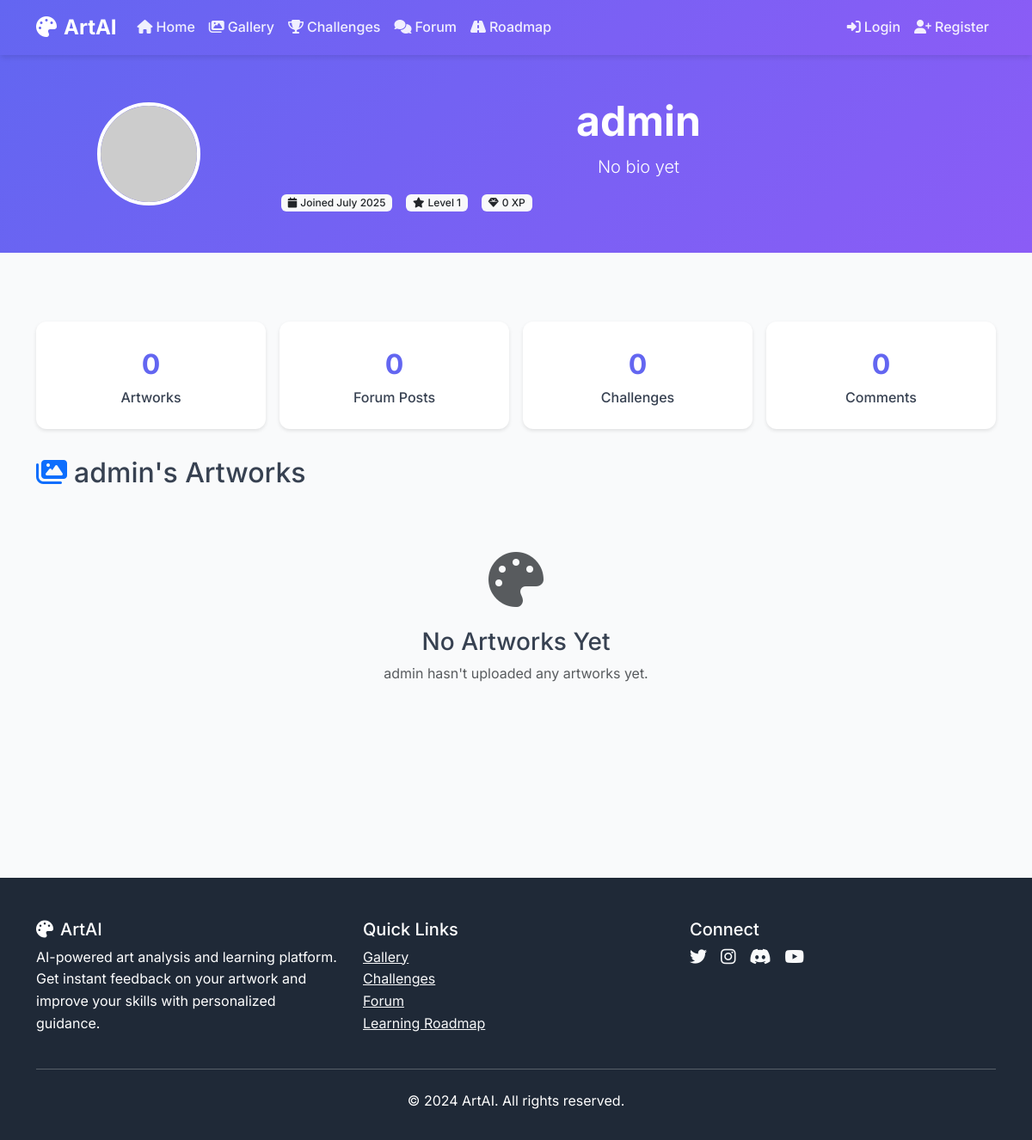
/profile/admin, run on the app's committed database.
### app.py (models this page shows)
class User(UserMixin, db.Model):
    id = db.Column(db.Integer, primary_key=True)
    username = db.Column(db.String(80), unique=True, nullable=False)
    email = db.Column(db.String(120), unique=True, nullable=False)
    password_hash = db.Column(db.String(120), nullable=False)
    profile_picture = db.Column(db.String(200), default='default.jpg')
    bio = db.Column(db.Text, default='')
    join_date = db.Column(db.DateTime, default=datetime.utcnow)
    is_admin = db.Column(db.Boolean, default=False)
    level = db.Column(db.Integer, default=1)
    experience = db.Column(db.Integer, default=0)
    artworks = db.relationship('Artwork', backref='artist', lazy=True)
    forum_posts = db.relationship('ForumPost', backref='author', lazy=True)
    comments = db.relationship('Comment', backref='author', lazy=True)
    challenge_submissions = db.relationship('ChallengeSubmission', backref='user', lazy=True)

### app.py (the view)
@app.route('/profile/<username>')
def profile(username):
    user = User.query.filter_by(username=username).first_or_404()
    artworks = Artwork.query.filter_by(user_id=user.id).order_by(Artwork.upload_date.desc()).all()
    return render_template('profile.html', user=user, artworks=artworks)

### templates/profile.html (shortened to what this page needs)
{% extends "base.html" %}
{% block content %}
<div class="profile-header">
    <div class="container">
        <div class="row align-items-center">
            <div class="col-md-3 text-center">
                <img src="{{ url_for('static', filename='uploads/' + user.profile_picture) if user.profile_picture != 'default.jpg' else 'https://via.placeholder.com/120x120/6366f1/ffffff?text=' + user.username[0].upper() }}"
                     alt="{{ user.username }}" class="profile-avatar">
            </div>
            <div class="col-md-9">
                <h1 class="display-5 fw-bold">{{ user.username }}</h1>
                <p class="lead mb-3">{{ user.bio or "No bio yet" }}</p>
                <div class="d-flex gap-3">
                    <span class="badge bg-light text-dark">
                        <i class="fas fa-calendar me-1"></i>Joined {{ user.join_date.strftime('%B %Y') }}
                    </span>
                    <span class="badge bg-light text-dark">
                        <i class="fas fa-star me-1"></i>Level {{ user.level }}
                    </span>
                    <span class="badge bg-light text-dark">
                        <i class="fas fa-gem me-1"></i>{{ user.experience }} XP
                    </span>
                </div>
            </div>
        </div>
    </div>
</div>
<div class="container py-5">
    <div class="stats-grid">
        <div class="stat-card">
            <div class="stat-number">{{ artworks|length }}</div>
            <div class="stat-label">Artworks</div>
        </div>
        <div class="stat-card">
            <div class="stat-number">{{ user.forum_posts|length }}</div>
            <div class="stat-label">Forum Posts</div>
        </div>
        <div class="stat-card">
            <div class="stat-number">{{ user.challenge_submissions|length }}</div>
            <div class="stat-label">Challenges</div>
        </div>
        <div class="stat-card">
            <div class="stat-number">{{ user.comments|length }}</div>
            <div class="stat-label">Comments</div>
        </div>
    </div>
    <div class="mb-5">
        <h2 class="mb-4">
            <i class="fas fa-images me-2 text-primary"></i>{{ user.username }}'s Artworks
        </h2>
        {% if artworks %}
        <div class="artwork-grid">
            {% for artwork in artworks %}
            <div class="artwork-card">
                <img src="{{ url_for('static', filename='uploads/' + artwork.filename) }}"
                     alt="{{ artwork.title }}" class="artwork-image">
                <div class="artwork-info">
                    <h5 class="mb-2">{{ artwork.title }}</h5>
                    <p class="text-muted mb-2">{{ artwork.description[:100] if artwork.description else "No description" }}{% if artwork.description and artwork.description|length > 100 %}...{% endif %}</p>
                    <div class="d-flex justify-content-between align-items-center mb-3">
                        {% if artwork.ai_score %}
                        <span class="score-badge">
                            <i class="fas fa-star me-1"></i>{{ "%.1f"|format(artwork.ai_score * 10) }}/10
                        </span>
                        {% endif %}
                        <span class="badge bg-secondary">{{ artwork.category }}</span>
                    </div>
                    <div class="d-flex justify-content-between align-items-center">
                        <small class="text-muted">
                            <i class="fas fa-calendar me-1"></i>
                            {{ artwork.upload_date.strftime('%b %d, %Y') }}
                        </small>
                        <a href="{{ url_for('artwork_detail', artwork_id=artwork.id) }}"
                           class="btn btn-outline-primary btn-sm">
                            View Details
                        </a>
                    </div>
                </div>
            </div>
            {% endfor %}
        </div>
        {% else %}
        <div class="text-center py-5">
            <i class="fas fa-palette fa-4x text-muted mb-4"></i>
            <h3>No Artworks Yet</h3>
            <p class="text-muted">
                {% if current_user == user %}
                    Start your artistic journey by uploading your first artwork!
                {% else %}
                    {{ user.username }} hasn't uploaded any artworks yet.
                {% endif %}
            </p>
        </div>
        {% endif %}
    </div>
</div>
{% endblock %}

### templates/base.html (style rules this page uses)
:root { --primary-color: #6366f1; --secondary-color: #8b5cf6; --accent-color: #f59e0b; --success-color: #10b981; --danger-color: #ef4444; --dark-color: #1f2937; --light-color: #f9fafb; --text-color: #374151; --border-color: #e5e7eb; }
* { margin: 0; padding: 0; box-sizing: border-box; }
body { font-family: 'Inter', sans-serif; line-height: 1.6; color: var(--text-color); background-color: var(--light-color); }
.badge { border-radius: 6px; font-weight: 500; }
.profile-header { background: linear-gradient(135deg, var(--primary-color), var(--secondary-color)); color: white; padding: 3rem 0; text-align: center; }
.profile-avatar { width: 120px; height: 120px; border-radius: 50%; border: 4px solid white; object-fit: cover; }
.stats-grid { display: grid; grid-template-columns: repeat(auto-fit, minmax(150px, 1fr)); gap: 1rem; margin: 2rem 0; }
.stat-card { background: white; padding: 1.5rem; border-radius: 12px; text-align: center; box-shadow: 0 2px 4px rgba(0, 0, 0, 0.1); }
.stat-number { font-size: 2rem; font-weight: 700; color: var(--primary-color); }
.stat-label { color: var(--text-color); font-weight: 500; }

### data on the page
User: username "admin", bio "No bio yet", join_date "July 2025", level "1", experience "0"

### other printed values
{{ artworks|length }} "0"
{{ user.forum_posts|length }} "0"
{{ user.challenge_submissions|length }} "0"
{{ user.comments|length }} "0"
